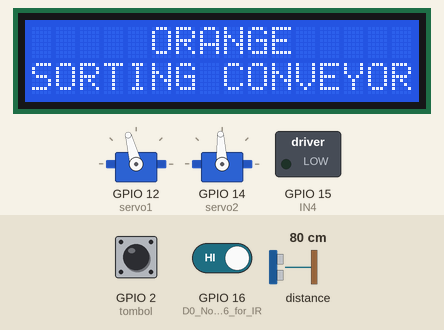
The sketch below on a simulated ESP8266 (NodeMCU). Parts: 2 × servo, 16×2 character LCD, switched loads named in the sketch (green lamp = pin HIGH). Wiring (inferred from the names in the program): ultrasonic range finder: trigger GPIO 13; echo GPIO 0. The test bench sets the inputs (shaded band); at power-on: distance to the obstacle 80 cm, GPIO 16 (D0_NodeMCU_ESP8266_for_IR) HIGH, GPIO 2 (tombol) HIGH. The echo pulse lasts 58.3 µs per cm; WiFi joins after 1.5 s; servers stay silent unless stated; pins used as bus, display or sensor lines are not drawn; what the sketch prints to the serial monitor is not drawn.

Above: at 2.5 s.
At 6.7 s:
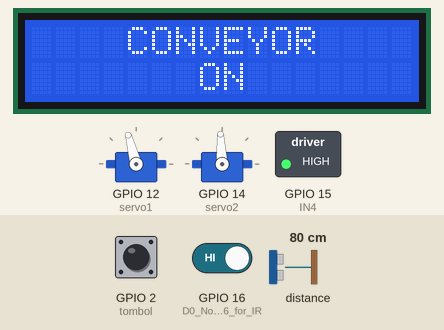
6.8 s: distance to the obstacle set to 2 cm
At 16.0 s:
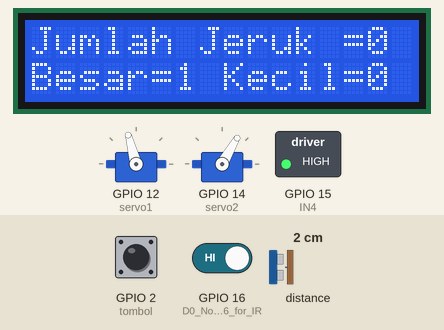
21.9 s: distance to the obstacle set to 4 cm
28.8 s: distance to the obstacle set to 7 cm
34.6 s: GPIO 16 (D0_NodeMCU_ESP8266_for_IR) driven LOW
At 43.8 s:
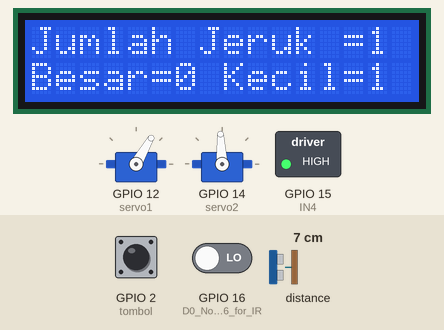
48.9 s: GPIO 16 (D0_NodeMCU_ESP8266_for_IR) driven HIGH
At 56.0 s:
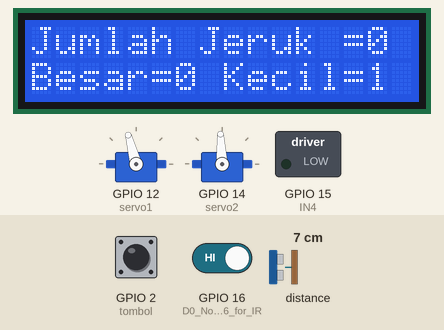
Timing chart, 0 to 57.8 s (numbered marks = the images above; inputs shaded):
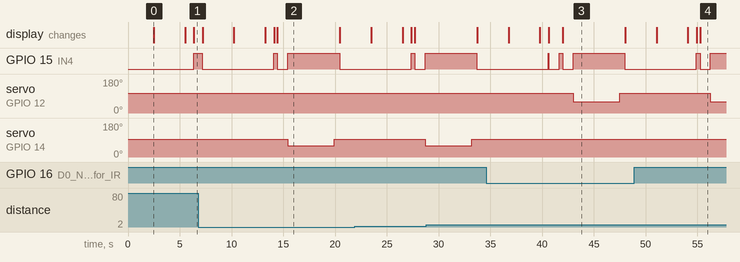

Measured:
- after the input at 6.8 s, servo on GPIO 14 (servo2): 93° → 60° after 8.6 s, → 93° 4.5 s later; the display: first differs from a run without the input after 7.6 s (image 2)
- after the input at 48.9 s, servo on GPIO 12 (servo1): 105° → 60° after 7.4 s instead of 8.4 s
- what the display in image 0 shows lasts 3.0 s, from 2.5 s to 5.5 s
- what the display in image 2 shows lasts 6.1 s, from 14.4 s to 20.5 s

The sketch:

ConveyorIOT_WebServer03.ino
```cpp
#include <ESP8266WiFi.h>
#include <ESP8266WebServer.h>
#include <BlynkSimpleEsp8266.h>
#include <LiquidCrystal_I2C.h>
#include <NewPing.h>
#include <Servo.h>
#include <Wire.h>

LiquidCrystal_I2C lcd(0x27, 16, 2);

Servo servo1;
Servo servo2;

#define trigPin 13                                // D7 NodeMCU ESP8266
#define echoPin 0                                 // D3 NodeMCU ESP8266
#define MAX_DISTANCE 200
#define BLYNK_PRINT Serial

NewPing sonar(trigPin, echoPin, MAX_DISTANCE);

int IN4 = 15;                                      // D8 NodeMCU ESP8266
const int tombol = 2;                             // D4 NodeMCU ESP8266
int countertombol = 0;
int count = 0;                                    // Jumlah Jeruk
int countkecil = 0;
int countbesar = 0;
long duration;
int distance;
int val2;

char auth[] = "D2z26gaorTO98bRkWelsW-mheQCpFkXx";
char ssid[] = "Vkurpmax";
char pass[] = "lumos maxima";

const char* ssid1 = "Vkurpmax";
const char* password = "lumos maxima";
ESP8266WebServer server(80);
bool statusButton = LOW;

BlynkTimer timer;

void myTimerEvent()
{
  Blynk.virtualWrite(V1,distance);
  Blynk.virtualWrite(V2,count);
  Blynk.virtualWrite(V3,countkecil);
  Blynk.virtualWrite(V4,countbesar);
}

void setup()
{
  Serial.begin(115200);
  delay(100);

  Serial.println("Connecting ");
  Serial.println(ssid1);
  WiFi.begin(ssid1, password);

  while (WiFi.status() != WL_CONNECTED)
  {
    delay(1000);
    Serial.print(".");
  }
  Serial.println("");
  Serial.println("WiFi Connected..!");
  Serial.print("IP Address: ");
  Serial.println(WiFi.localIP());

  // Status ON/OFF
  server.on("/", connected);
  server.on("/conveyoron", conveyor_ON);
  server.on("/conveyoroff", conveyor_OFF);
  server.onNotFound(not_found);
  server.begin();
  Serial.println("Memulai HTTP server");

  Blynk.begin(auth, ssid, pass);
  timer.setInterval(1000L, myTimerEvent);

  pinMode(IN4, OUTPUT);
  pinMode(tombol, INPUT_PULLUP);  // D4 Pushbutton
  pinMode(16, INPUT);             // D0 NodeMCU ESP8266 for IR
  pinMode(trigPin,OUTPUT);        // Trig pin
  pinMode(echoPin,INPUT);         // Echo pin

  servo1.attach(12);              // D6 node
  servo2.attach(14);              // D5 NodeMCU ESP8266

  servo1.write(105);
  servo2.write(93);

  lcd.begin();
  lcd.setCursor(0,0);
  lcd.print("     ORANGE    ");
  lcd.setCursor(0,1);
  lcd.print("SORTING CONVEYOR");
  delay(3000);
  lcd.clear();
  lcd.setCursor(0,0);
  lcd.print("  PLEASE PUSH  ");
  lcd.setCursor(0,1);
  lcd.print("  START BUTTON  ");
}

void loop()
{
  server.handleClient();
  Blynk.run();
  timer.run();
  pushbutton();
  IR1();
  bacaultra();
  web();
}

void web()
{
  if (statusButton = HIGH)
  {
    countertombol++;
    delay(500);
    if (countertombol == 1)
    {
      statusButton = HIGH;
      digitalWrite(IN4, HIGH);
      lcd.clear();
      lcd.setCursor(0,0);
      lcd.print("    CONVEYOR    ");
      lcd.setCursor(0,1);
      lcd.print("       ON       ");
    }
    if (countertombol == 2)
    {
      statusButton = LOW;
      digitalWrite(IN4, LOW);
      servo1.write(105);
      servo2.write(93);
      countertombol = 0;
      count = 0;
      countkecil = 0;
      countbesar = 0;

      lcd.clear();
      lcd.setCursor(0,0);
      lcd.print("    CONVEYOR    ");
      lcd.setCursor(0,1);
      lcd.print("      OFF");
      delay(3000);

      lcd.clear();
      lcd.setCursor(0,0);
      lcd.print("     THANK     ");
      lcd.setCursor(0,1);
      lcd.print("      YOU      ");
      delay(3000);

      lcd.clear();
      lcd.setCursor(0,0);
      lcd.print("  PLEASE  PUSH  ");
      lcd.setCursor(0,1);
      lcd.print("  START BUTTON  ");
    }
  }
}

void pushbutton()
{
  if (digitalRead(tombol) == LOW)
  {
    countertombol++;
    delay(500);
    if (countertombol == 1)
    {
      statusButton = HIGH;
      digitalWrite(IN4, HIGH);
      lcd.clear();
      lcd.setCursor(0,0);
      lcd.print("    CONVEYOR    ");
      lcd.setCursor(0,1);
      lcd.print("       ON       ");
    }
    if (countertombol == 2)
    {
      statusButton = LOW;
      digitalWrite(IN4, LOW);
      servo1.write(105);
      servo2.write(93);
      countertombol = 0;
      count = 0;
      countkecil = 0;
      countbesar = 0;

      lcd.clear();
      lcd.setCursor(0,0);
      lcd.print("    CONVEYOR    ");
      lcd.setCursor(0,1);
      lcd.print("      OFF");
      delay(3000);

      lcd.clear();
      lcd.setCursor(0,0);
      lcd.print("     THANK     ");
      lcd.setCursor(0,1);
      lcd.print("      YOU      ");
      delay(3000);

      lcd.clear();
      lcd.setCursor(0,0);
      lcd.print("  PLEASE  PUSH  ");
      lcd.setCursor(0,1);
      lcd.print("  START BUTTON  ");
    }
  }
}

void IR1()
{
  val2 = digitalRead(16);
  if (val2 == LOW && countertombol == 1)
  {
    count++;
    lcd.clear();
    lcd.setCursor(0,0);
    lcd.print("Jumlah Jeruk =");
    lcd.print(count);
    lcd.setCursor(0,1);
    lcd.print("Besar=");
    lcd.print(countbesar);
    lcd.print(" Kecil=");
    lcd.print(countkecil);

    digitalWrite(IN4,LOW);  //Motor off
    delay(1000);
    digitalWrite(IN4,HIGH); //Motor on
  }
}

void bacaultra(){
  digitalWrite(trigPin, LOW);
  delayMicroseconds(2);
  digitalWrite(trigPin, HIGH);
  delayMicroseconds(10);
  digitalWrite(trigPin, LOW);
  duration = pulseIn(echoPin, HIGH);
  distance = (duration/2) / 29.1;
  delay (300);
  Serial.println(distance);

  if(distance>=6 && distance <9 && countertombol == 1) // Besar
  {
   countkecil++;
   lcd.clear();
   lcd.setCursor(0,0);
   lcd.print("Jumlah Jeruk =");
   lcd.print(count);
   lcd.setCursor(0,1);
   lcd.print("Besar=");
   lcd.print(countbesar);
   lcd.print(" Kecil=");
   lcd.print(countkecil);

   digitalWrite(IN4,LOW); // Motor OFF
   delay(1000);
   digitalWrite(IN4,HIGH);
   servo1.write(60);
   delay(4500);
   servo1.write(105);
  }
   if(distance<=5 && distance>=1 &&countertombol == 1)  // Kecil
  {
    countbesar++;
    lcd.clear();
    lcd.setCursor(0,0);
    lcd.print("Jumlah Jeruk =");
    lcd.print(count);
    lcd.setCursor(0,1);
    lcd.print("Besar=");
    lcd.print(countbesar);
    lcd.print(" Kecil=");
    lcd.print(countkecil);

   digitalWrite(IN4,LOW); // Motor OFF
   delay(1000);
   digitalWrite(IN4,HIGH);
   servo2.write(60);
   delay(4500);
   servo2.write(93);
  }
}


void connected()
{
  statusButton = LOW;
  server.send(200, "text/html", kirimHTML(statusButton));
}

void conveyor_ON()
{
  statusButton = HIGH;
  server.send(200, "text/html", kirimHTML(statusButton));
}

void conveyor_OFF()
{
  statusButton = LOW;
  server.send(200, "text/html", kirimHTML(statusButton));
}

void not_found()
{
  server.send(404, "text/plain", "Halaman tidak ditemukan");
}

// Fungsi untuk mengemas kode HTML yang dikembalikan sebagai string
String kirimHTML(uint8_t statusButton)
{
    String konten = "<html>\n";
    konten +="<head>\n";
    konten +="<title>ICCS</title>\n";
    konten +="</head>\n";
    konten +="<body>\n";
    konten +="<h1 style=\"font-size: 100px; text-align: center\">INTEGRATED CONVEYOR CONTROL SYSTEM</h1>\n";

    if(statusButton)
    {
        konten +="<p style=\"font-size: 80px; text-align: center\">Status Conveyor: ON</p>\n";
        konten +="<a href=\"/conveyoroff\">\n";
        konten +="<button type=\"button\" style=\"font-size: 150px; text-align: center; position: relative; left: 50%\">OFF</button>\n";
        konten +="</a>\n";
    }

    else
    {
        konten +="<p style=\"font-size: 80px; text-align: center\">Status Conveyor: OFF</p>\n";
        konten +="<a href=\"/conveyoron\">\n";
        konten +="<button type=\"button\" style=\"font-size:150 px; text-align: center; position: relative; left: 50%\">ON</button>\n";
        konten +="</a>\n";
    }

    konten +="</body>\n";
    konten +="</html>\n";
    return konten;
}
```
